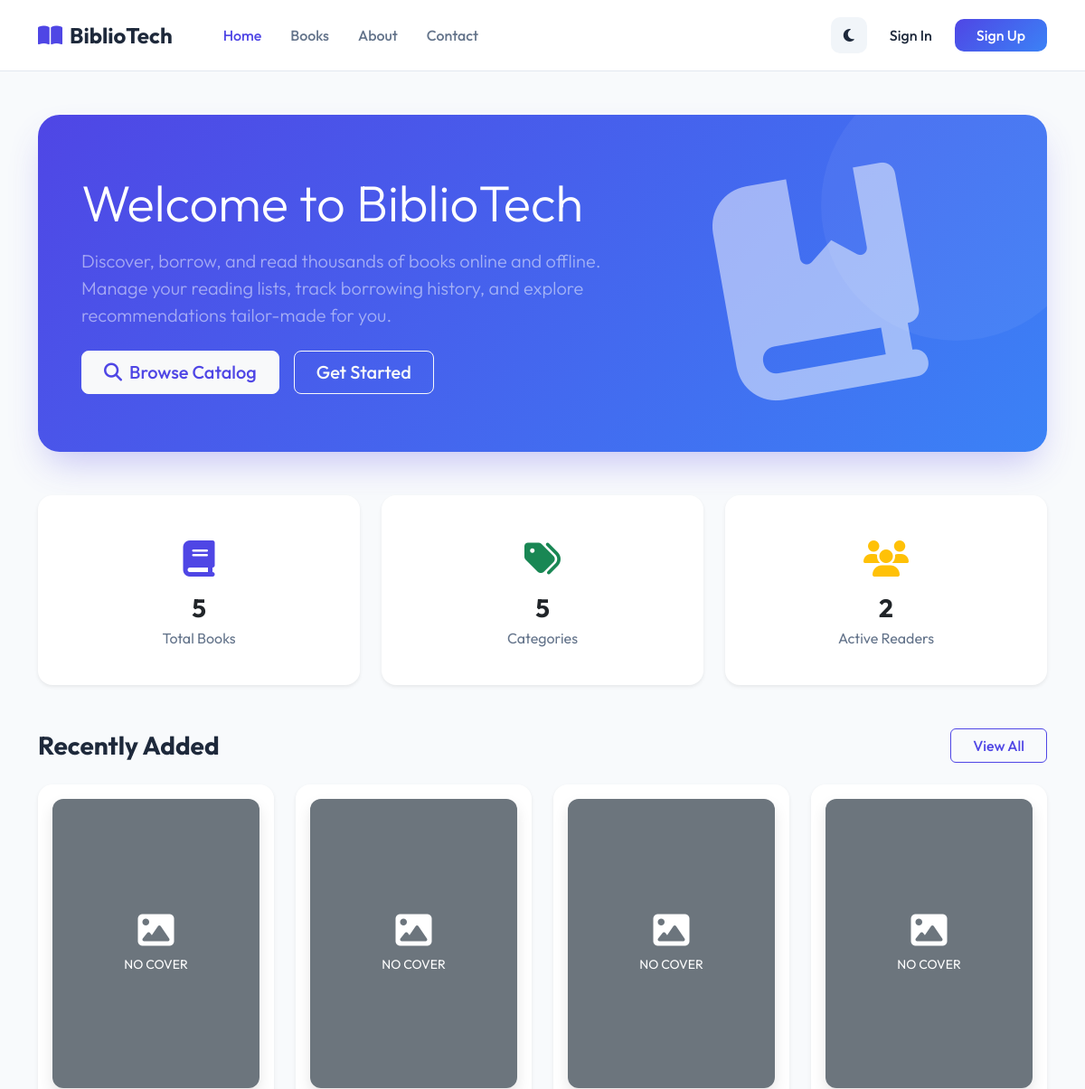
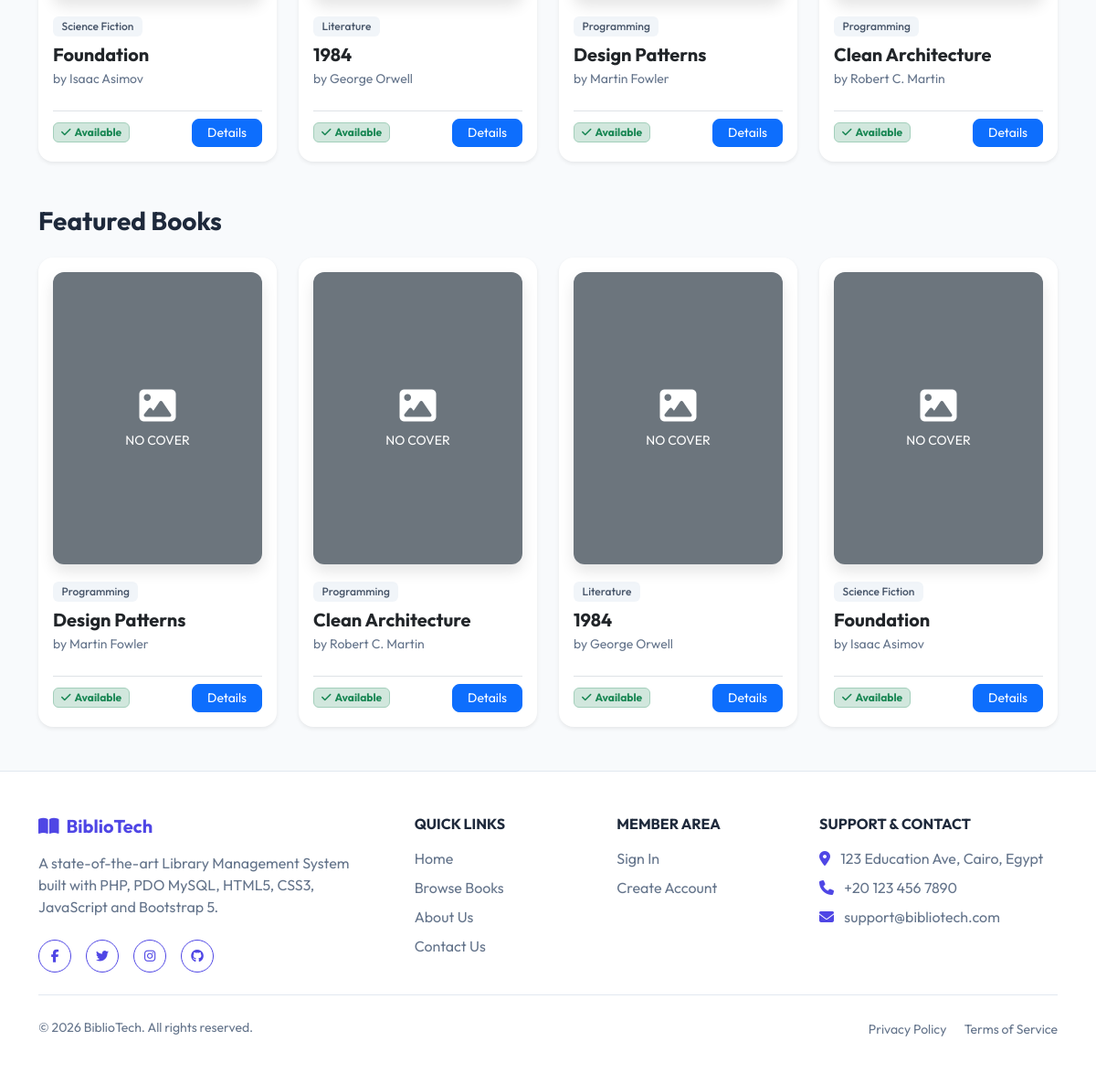
The page / on the database its author committed (2 pictures, top to bottom).
### tables this page shows
CREATE TABLE IF NOT EXISTS `books` (
  `id` INT AUTO_INCREMENT PRIMARY KEY,
  `isbn` VARCHAR(20) DEFAULT NULL UNIQUE,
  `title` VARCHAR(255) NOT NULL,
  `author_id` INT DEFAULT NULL,
  `category_id` INT DEFAULT NULL,
  `description` TEXT DEFAULT NULL,
  `publisher` VARCHAR(255) DEFAULT NULL,
  `publication_year` INT DEFAULT NULL,
  `quantity` INT NOT NULL DEFAULT 0,
  `available_copies` INT NOT NULL DEFAULT 0,
  `shelf_location` VARCHAR(100) DEFAULT NULL,
  `cover_image` VARCHAR(255) DEFAULT NULL,
  `created_at` TIMESTAMP DEFAULT CURRENT_TIMESTAMP,
  `updated_at` TIMESTAMP DEFAULT CURRENT_TIMESTAMP ON UPDATE CURRENT_TIMESTAMP,
  FOREIGN KEY (`author_id`) REFERENCES `authors` (`id`) ON DELETE SET NULL,
  FOREIGN KEY (`category_id`) REFERENCES `categories` (`id`) ON DELETE SET NULL,
  INDEX `idx_author` (`author_id`),
  INDEX `idx_category` (`category_id`),
  INDEX `idx_title` (`title`),
  INDEX `idx_isbn` (`isbn`)
);

CREATE TABLE IF NOT EXISTS `categories` (
  `id` INT AUTO_INCREMENT PRIMARY KEY,
  `name` VARCHAR(255) NOT NULL UNIQUE,
  `created_at` TIMESTAMP DEFAULT CURRENT_TIMESTAMP
);

CREATE TABLE IF NOT EXISTS `authors` (
  `id` INT AUTO_INCREMENT PRIMARY KEY,
  `name` VARCHAR(255) NOT NULL,
  `biography` TEXT DEFAULT NULL,
  `nationality` VARCHAR(100) DEFAULT NULL,
  `created_at` TIMESTAMP DEFAULT CURRENT_TIMESTAMP
);

### app/Helpers/Helpers.php (called while the page is built, shortened)
<?php
class Session {
    public static function get($key, $default = null) {
        return $_SESSION[$key] ?? $default;
    }
}
class Auth {
    public static function isLoggedIn() {
        return Session::get('logged_in', false) === true;
    }
}

### config/database.php (called while the page is built, shortened)
<?php
class Database {
    private static $instance = null;
    private $conn;
    private function __construct() {
        try {
            $dsn = "mysql:host=" . DB_HOST . ";dbname=" . DB_NAME . ";charset=utf8mb4";
            $options = [
                PDO::ATTR_ERRMODE            => PDO::ERRMODE_EXCEPTION,
                PDO::ATTR_DEFAULT_FETCH_MODE => PDO::FETCH_ASSOC,
                PDO::ATTR_EMULATE_PREPARES   => false,
            ];
            $this->conn = new PDO($dsn, DB_USER, DB_PASS, $options);
        } catch (PDOException $e) {
            throw new Exception("Database Connection Error: " . $e->getMessage());
        }
    }
    public static function getInstance() {
        if (self::$instance === null) {
            self::$instance = new self();
        }
        return self::$instance;
    }
    public function getConnection() {
        return $this->conn;
    }
}

### app/Models/Models.php (called while the page is built, shortened)
<?php
class BaseModel {
    public function __construct($table = null) {
        $this->db = Database::getInstance()->getConnection();
    }
}
class Member {
    private $db;
    public function __construct() {
        $this->db = Database::getInstance()->getConnection();
    }
    public function countAll($search = '') {
        $sql = "SELECT COUNT(*) FROM members m JOIN users u ON m.user_id = u.id";
        $params = [];
        $stmt = $this->db->prepare($sql);
        $stmt->execute($params);
        return $stmt->fetchColumn();
    }
}
class Book {
    private $db;
    public function __construct() {
        $this->db = Database::getInstance()->getConnection();
    }
    public function countAll($filters = []) {
        $sql = "SELECT COUNT(b.id)
                FROM books b
                LEFT JOIN authors a ON b.author_id = a.id
                LEFT JOIN categories c ON b.category_id = c.id";
        $whereClauses = [];
        $params = [];
        $stmt = $this->db->prepare($sql);
        $stmt->execute($params);
        return $stmt->fetchColumn();
    }
    public function getFeatured($limit = 4) {
        $stmt = $this->db->prepare("SELECT b.*, a.name AS author_name, c.name AS category_name
                                    FROM books b
                                    LEFT JOIN authors a ON b.author_id = a.id
                                    LEFT JOIN categories c ON b.category_id = c.id
                                    ORDER BY RAND() LIMIT ?");
        $stmt->bindValue(1, intval($limit), PDO::PARAM_INT);
        $stmt->execute();
        return $stmt->fetchAll();
    }
    public function getRecentlyAdded($limit = 4) {
        $stmt = $this->db->prepare("SELECT b.*, a.name AS author_name, c.name AS category_name
                                    FROM books b
                                    LEFT JOIN authors a ON b.author_id = a.id
                                    LEFT JOIN categories c ON b.category_id = c.id
                                    ORDER BY b.id DESC LIMIT ?");
        $stmt->bindValue(1, intval($limit), PDO::PARAM_INT);
        $stmt->execute();
        return $stmt->fetchAll();
    }
}
class Category extends BaseModel {
    public function getAll($orderBy = 'id DESC') {
        $stmt = $this->db->prepare("SELECT c.*, COUNT(b.id) AS book_count FROM categories c LEFT JOIN books b ON c.id = b.category_id GROUP BY c.id ORDER BY c.name ASC");
        $stmt->execute();
        return $stmt->fetchAll();
    }
}

### views/pages/home.php (the view, shortened to what this page needs)
<?php
$bookModel = new Book();
$categoryModel = new Category();
$memberModel = new Member();
$totalBooks = $bookModel->countAll();
$totalCategories = count($categoryModel->getAll());
$totalMembers = $memberModel->countAll();
$recentBooks = $bookModel->getRecentlyAdded(4);
$featuredBooks = $bookModel->getFeatured(4);
?>
<div class="container py-5 fade-in-up">
    <div class="hero-section text-center text-md-start">
        <div class="row align-items-center">
            <div class="col-md-7">
                <h1 class="display-4 fw-extrabold mb-3">Welcome to BiblioTech</h1>
                <p class="lead fs-5 mb-4 text-white-50">Discover, borrow, and read thousands of books online and offline. Manage your reading lists, track borrowing history, and explore recommendations tailor-made for you.</p>
                <div class="d-flex flex-wrap gap-3 justify-content-center justify-content-md-start">
                    <a href="<?php echo BASE_URL; ?>/index.php?route=books" class="btn btn-light btn-lg fw-medium px-4 text-primary"><i class="fa-solid fa-magnifying-glass me-2"></i>Browse Catalog</a>
                    <?php if (!Auth::isLoggedIn()): ?>
                        <a href="<?php echo BASE_URL; ?>/index.php?route=register" class="btn btn-outline-light btn-lg fw-medium px-4">Get Started</a>
                    <?php endif; ?>
                </div>
            </div>
            <div class="col-md-5 d-none d-md-block text-center">
                <i class="fa-solid fa-book-bookmark text-white-50" style="font-size: 15rem; transform: rotate(-10deg);"></i>
            </div>
        </div>
    </div>
    <div class="row g-4 mb-5 text-center">
        <div class="col-md-4">
            <div class="card card-custom p-4 border-0 shadow-sm glass-card">
                <div class="card-body">
                    <div class="fs-1 text-primary mb-2"><i class="fa-solid fa-book"></i></div>
                    <h3 class="fw-bold mb-1"><?php echo number_format($totalBooks); ?></h3>
                    <p class="text-muted mb-0">Total Books</p>
                </div>
            </div>
        </div>
        <div class="col-md-4">
            <div class="card card-custom p-4 border-0 shadow-sm glass-card">
                <div class="card-body">
                    <div class="fs-1 text-success mb-2"><i class="fa-solid fa-tags"></i></div>
                    <h3 class="fw-bold mb-1"><?php echo number_format($totalCategories); ?></h3>
                    <p class="text-muted mb-0">Categories</p>
                </div>
            </div>
        </div>
        <div class="col-md-4">
            <div class="card card-custom p-4 border-0 shadow-sm glass-card">
                <div class="card-body">
                    <div class="fs-1 text-warning mb-2"><i class="fa-solid fa-users"></i></div>
                    <h3 class="fw-bold mb-1"><?php echo number_format($totalMembers); ?></h3>
                    <p class="text-muted mb-0">Active Readers</p>
                </div>
            </div>
        </div>
    </div>
    <div class="row align-items-center mb-4">
        <div class="col-6">
            <h3 class="fw-bold mb-0">Recently Added</h3>
        </div>
        <div class="col-6 text-end">
            <a href="<?php echo BASE_URL; ?>/index.php?route=books" class="btn btn-outline-primary fw-medium px-4">View All</a>
        </div>
    </div>
    <div class="row g-4 mb-5">
        <?php if (empty($recentBooks)): ?>
            <div class="col-12 text-center text-muted">No books registered yet.</div>
        <?php else: ?>
            <?php foreach ($recentBooks as $book): ?>
                <div class="col-xl-3 col-md-6">
                    <div class="card card-custom book-card h-100 border-0 shadow-sm">
                        <div class="p-3">
                            <div class="book-cover-wrapper">
                                <?php if (!empty($book['cover_image']) && file_exists(UPLOAD_PATH . '/' . $book['cover_image'])): ?>
                                    <img src="<?php echo BASE_URL; ?>/uploads/covers/<?php echo $book['cover_image']; ?>" class="book-cover-img" alt="<?php echo htmlspecialchars($book['title']); ?>">
                                <?php elseif (!empty($book['cover_image']) && strpos($book['cover_image'], 'http') === 0): ?>
                                    <img src="<?php echo $book['cover_image']; ?>" class="book-cover-img" alt="<?php echo htmlspecialchars($book['title']); ?>">
                                <?php else: ?>
                                    <div class="w-100 h-100 bg-secondary d-flex flex-column align-items-center justify-content-center text-white">
                                        <i class="fa-solid fa-image fs-1 mb-2"></i>
                                        <small class="text-uppercase tracking-wider">No Cover</small>
                                    </div>
                                <?php endif; ?>
                            </div>
                        </div>
                        <div class="card-body pt-0 d-flex flex-column justify-content-between">
                            <div>
                                <span class="badge badge-custom mb-2"><?php echo htmlspecialchars($book['category_name'] ?? 'Uncategorized'); ?></span>
                                <h5 class="card-title fw-bold text-truncate mb-1" title="<?php echo htmlspecialchars($book['title']); ?>"><?php echo htmlspecialchars($book['title']); ?></h5>
                                <p class="card-text text-muted small mb-3">by <?php echo htmlspecialchars($book['author_name'] ?? 'Unknown Author'); ?></p>
                            </div>
                            <div class="d-flex align-items-center justify-content-between mt-2 pt-2 border-top">
                                <?php if ($book['available_copies'] > 0): ?>
                                    <span class="badge bg-success-subtle text-success border border-success-subtle px-2 py-1"><i class="fa-solid fa-check me-1"></i>Available</span>
                                <?php else: ?>
                                    <span class="badge bg-danger-subtle text-danger border border-danger-subtle px-2 py-1"><i class="fa-solid fa-ban me-1"></i>Borrowed</span>
                                <?php endif; ?>
                                <a href="<?php echo BASE_URL; ?>/index.php?route=book-details&id=<?php echo $book['id']; ?>" class="btn btn-sm btn-primary px-3 rounded-3">Details</a>
                            </div>
                        </div>
                    </div>
                </div>
            <?php endforeach; ?>
        <?php endif; ?>
    </div>
    <div class="row align-items-center mb-4">
        <div class="col-12">
            <h3 class="fw-bold mb-0">Featured Books</h3>
        </div>
    </div>
    <div class="row g-4">
        <?php if (empty($featuredBooks)): ?>
            <div class="col-12 text-center text-muted">No books featured.</div>
        <?php else: ?>
            <?php foreach ($featuredBooks as $book): ?>
                <div class="col-xl-3 col-md-6">
                    <div class="card card-custom book-card h-100 border-0 shadow-sm">
                        <div class="p-3">
                            <div class="book-cover-wrapper">
                                <?php if (!empty($book['cover_image']) && file_exists(UPLOAD_PATH . '/' . $book['cover_image'])): ?>
                                    <img src="<?php echo BASE_URL; ?>/uploads/covers/<?php echo $book['cover_image']; ?>" class="book-cover-img" alt="<?php echo htmlspecialchars($book['title']); ?>">
                                <?php elseif (!empty($book['cover_image']) && strpos($book['cover_image'], 'http') === 0): ?>
                                    <img src="<?php echo $book['cover_image']; ?>" class="book-cover-img" alt="<?php echo htmlspecialchars($book['title']); ?>">
                                <?php else: ?>
                                    <div class="w-100 h-100 bg-secondary d-flex flex-column align-items-center justify-content-center text-white">
                                        <i class="fa-solid fa-image fs-1 mb-2"></i>
                                        <small class="text-uppercase tracking-wider">No Cover</small>
                                    </div>
                                <?php endif; ?>
                            </div>
                        </div>
                        <div class="card-body pt-0 d-flex flex-column justify-content-between">
                            <div>
                                <span class="badge badge-custom mb-2"><?php echo htmlspecialchars($book['category_name'] ?? 'Uncategorized'); ?></span>
                                <h5 class="card-title fw-bold text-truncate mb-1" title="<?php echo htmlspecialchars($book['title']); ?>"><?php echo htmlspecialchars($book['title']); ?></h5>
                                <p class="card-text text-muted small mb-3">by <?php echo htmlspecialchars($book['author_name'] ?? 'Unknown Author'); ?></p>
                            </div>
                            <div class="d-flex align-items-center justify-content-between mt-2 pt-2 border-top">
                                <?php if ($book['available_copies'] > 0): ?>
                                    <span class="badge bg-success-subtle text-success border border-success-subtle px-2 py-1"><i class="fa-solid fa-check me-1"></i>Available</span>
                                <?php else: ?>
                                    <span class="badge bg-danger-subtle text-danger border border-danger-subtle px-2 py-1"><i class="fa-solid fa-ban me-1"></i>Borrowed</span>
                                <?php endif; ?>
                                <a href="<?php echo BASE_URL; ?>/index.php?route=book-details&id=<?php echo $book['id']; ?>" class="btn btn-sm btn-primary px-3 rounded-3">Details</a>
                            </div>
                        </div>
                    </div>
                </div>
            <?php endforeach; ?>
        <?php endif; ?>
    </div>
</div>

### rows shown on the page
books: cover_image "NO COVER", category.name "Science Fiction", title "Foundation", author.name "Isaac Asimov", available_copies "Available"
books: cover_image "NO COVER", category.name "Literature", title "1984", author.name "George Orwell", available_copies "Available"
books: shows "NO COVER", category.name "Programming", title "Design Patterns", author.name "Martin Fowler", available_copies "Available"
books: shows "NO COVER", category.name "Programming", title "Clean Architecture", author.name "Robert C. Martin", available_copies "Available"

### other values the page prints
$totalBooks "5"
$totalCategories "5"
$totalMembers "2"
